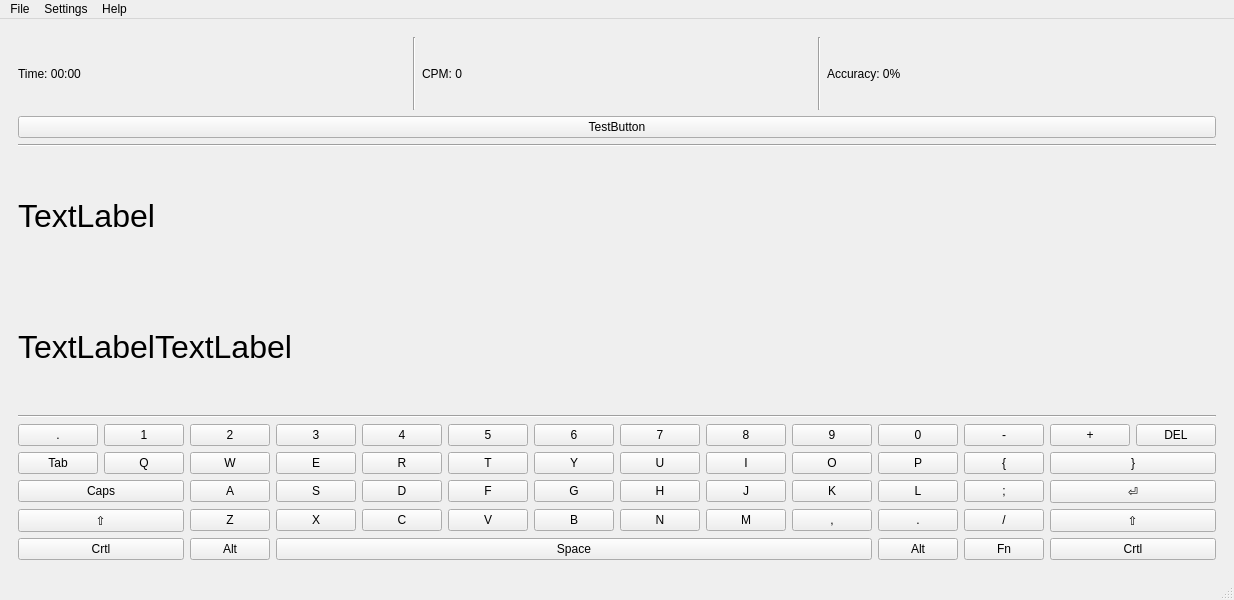
<?xml version="1.0" encoding="UTF-8"?>
<ui version="4.0">
 <class>MainWindow</class>
 <widget class="QMainWindow" name="MainWindow">
  <property name="geometry">
   <rect>
    <x>0</x>
    <y>0</y>
    <width>910</width>
    <height>600</height>
   </rect>
  </property>
  <property name="windowTitle">
   <string>MainWindow</string>
  </property>
  <widget class="QWidget" name="centralwidget">
   <layout class="QHBoxLayout" name="horizontalLayout">
    <item>
     <widget class="QStackedWidget" name="stackedWidget">
      <property name="currentIndex">
       <number>1</number>
      </property>
      <widget class="QWidget" name="page">
       <layout class="QVBoxLayout" name="verticalLayout">
        <item>
         <spacer name="verticalSpacer_4">
          <property name="orientation">
           <enum>Qt::Orientation::Vertical</enum>
          </property>
          <property name="sizeType">
           <enum>QSizePolicy::Policy::Fixed</enum>
          </property>
          <property name="sizeHint" stdset="0">
           <size>
            <width>20</width>
            <height>59</height>
           </size>
          </property>
         </spacer>
        </item>
        <item>
         <widget class="QLabel" name="lblSelect">
          <property name="font">
           <font>
            <pointsize>24</pointsize>
           </font>
          </property>
          <property name="text">
           <string>Select text to practice</string>
          </property>
         </widget>
        </item>
        <item>
         <spacer name="verticalSpacer_3">
          <property name="orientation">
           <enum>Qt::Orientation::Vertical</enum>
          </property>
          <property name="sizeType">
           <enum>QSizePolicy::Policy::Fixed</enum>
          </property>
          <property name="sizeHint" stdset="0">
           <size>
            <width>20</width>
            <height>0</height>
           </size>
          </property>
         </spacer>
        </item>
        <item>
         <spacer name="verticalSpacer_2">
          <property name="orientation">
           <enum>Qt::Orientation::Vertical</enum>
          </property>
          <property name="sizeType">
           <enum>QSizePolicy::Policy::Fixed</enum>
          </property>
          <property name="sizeHint" stdset="0">
           <size>
            <width>20</width>
            <height>43</height>
           </size>
          </property>
         </spacer>
        </item>
        <item>
         <widget class="QComboBox" name="selectText">
          <property name="font">
           <font>
            <pointsize>18</pointsize>
           </font>
          </property>
          <item>
           <property name="text">
            <string>Starter text</string>
           </property>
          </item>
          <item>
           <property name="text">
            <string>Numbers and symbols</string>
           </property>
          </item>
          <item>
           <property name="text">
            <string>Common words part 1</string>
           </property>
          </item>
          <item>
           <property name="text">
            <string>Common words part 2</string>
           </property>
          </item>
          <item>
           <property name="text">
            <string>Python code sample</string>
           </property>
          </item>
          <item>
           <property name="text">
            <string>Random text</string>
           </property>
          </item>
         </widget>
        </item>
        <item>
         <spacer name="verticalSpacer_5">
          <property name="orientation">
           <enum>Qt::Orientation::Vertical</enum>
          </property>
          <property name="sizeHint" stdset="0">
           <size>
            <width>20</width>
            <height>40</height>
           </size>
          </property>
         </spacer>
        </item>
        <item>
         <widget class="QLabel" name="label">
          <property name="font">
           <font>
            <pointsize>16</pointsize>
            <bold>false</bold>
           </font>
          </property>
          <property name="layoutDirection">
           <enum>Qt::LayoutDirection::LeftToRight</enum>
          </property>
          <property name="text">
           <string>Simple text training texts which will show and upgrade your type skills</string>
          </property>
         </widget>
        </item>
        <item>
         <spacer name="verticalSpacer">
          <property name="orientation">
           <enum>Qt::Orientation::Vertical</enum>
          </property>
          <property name="sizeHint" stdset="0">
           <size>
            <width>20</width>
            <height>40</height>
           </size>
          </property>
         </spacer>
        </item>
        <item>
         <layout class="QHBoxLayout" name="horizontalLayout_2">
          <item>
           <widget class="QPushButton" name="btnStart">
            <property name="sizePolicy">
             <sizepolicy hsizetype="Fixed" vsizetype="Fixed">
              <horstretch>0</horstretch>
              <verstretch>0</verstretch>
             </sizepolicy>
            </property>
            <property name="minimumSize">
             <size>
              <width>200</width>
              <height>0</height>
             </size>
            </property>
            <property name="font">
             <font>
              <pointsize>24</pointsize>
             </font>
            </property>
            <property name="text">
             <string>Start Training</string>
            </property>
           </widget>
          </item>
         </layout>
        </item>
       </layout>
      </widget>
      <widget class="QWidget" name="page_2">
       <layout class="QVBoxLayout" name="verticalLayout_2">
        <item>
         <layout class="QHBoxLayout" name="horizontalLayout_4">
          <property name="rightMargin">
           <number>0</number>
          </property>
          <property name="bottomMargin">
           <number>0</number>
          </property>
          <item>
           <widget class="QLabel" name="lblTimeNow">
            <property name="text">
             <string>Time: 00:00</string>
            </property>
            <property name="alignment">
             <set>Qt::AlignmentFlag::AlignLeading|Qt::AlignmentFlag::AlignLeft|Qt::AlignmentFlag::AlignVCenter</set>
            </property>
           </widget>
          </item>
          <item>
           <widget class="Line" name="line_4">
            <property name="orientation">
             <enum>Qt::Orientation::Vertical</enum>
            </property>
           </widget>
          </item>
          <item>
           <widget class="QLabel" name="lblSpeedNow">
            <property name="text">
             <string>CPM: 0</string>
            </property>
           </widget>
          </item>
          <item>
           <widget class="Line" name="line_5">
            <property name="orientation">
             <enum>Qt::Orientation::Vertical</enum>
            </property>
           </widget>
          </item>
          <item>
           <widget class="QLabel" name="lblAccuracyNow">
            <property name="text">
             <string>Accuracy: 0%</string>
            </property>
           </widget>
          </item>
         </layout>
        </item>
        <item>
         <widget class="QPushButton" name="btnTestAdvance">
          <property name="text">
           <string>TestButton</string>
          </property>
         </widget>
        </item>
        <item>
         <widget class="Line" name="line">
          <property name="orientation">
           <enum>Qt::Orientation::Horizontal</enum>
          </property>
         </widget>
        </item>
        <item>
         <widget class="QLabel" name="labelPreviousLine">
          <property name="sizePolicy">
           <sizepolicy hsizetype="Expanding" vsizetype="Fixed">
            <horstretch>0</horstretch>
            <verstretch>250</verstretch>
           </sizepolicy>
          </property>
          <property name="minimumSize">
           <size>
            <width>0</width>
            <height>125</height>
           </size>
          </property>
          <property name="font">
           <font>
            <pointsize>24</pointsize>
           </font>
          </property>
          <property name="autoFillBackground">
           <bool>false</bool>
          </property>
          <property name="text">
           <string>TextLabel</string>
          </property>
          <property name="scaledContents">
           <bool>false</bool>
          </property>
         </widget>
        </item>
        <item>
         <layout class="QHBoxLayout" name="horizontalLayout_3">
          <property name="spacing">
           <number>0</number>
          </property>
          <item>
           <widget class="QLabel" name="labelPassedText">
            <property name="sizePolicy">
             <sizepolicy hsizetype="Maximum" vsizetype="Maximum">
              <horstretch>0</horstretch>
              <verstretch>0</verstretch>
             </sizepolicy>
            </property>
            <property name="minimumSize">
             <size>
              <width>0</width>
              <height>125</height>
             </size>
            </property>
            <property name="font">
             <font>
              <pointsize>24</pointsize>
             </font>
            </property>
            <property name="text">
             <string>TextLabel</string>
            </property>
           </widget>
          </item>
          <item>
           <widget class="QLabel" name="labelRemainingText">
            <property name="font">
             <font>
              <pointsize>24</pointsize>
             </font>
            </property>
            <property name="text">
             <string>TextLabel</string>
            </property>
           </widget>
          </item>
         </layout>
        </item>
        <item>
         <widget class="Line" name="line_2">
          <property name="orientation">
           <enum>Qt::Orientation::Horizontal</enum>
          </property>
         </widget>
        </item>
        <item>
         <layout class="QGridLayout" name="gridKeyboard">
          <item row="0" column="9">
           <widget class="QPushButton" name="pushButton_8">
            <property name="text">
             <string>9</string>
            </property>
           </widget>
          </item>
          <item row="3" column="8">
           <widget class="QPushButton" name="pushButton_47">
            <property name="text">
             <string>M</string>
            </property>
           </widget>
          </item>
          <item row="0" column="13">
           <widget class="QPushButton" name="pushButton_12">
            <property name="text">
             <string>DEL</string>
            </property>
           </widget>
          </item>
          <item row="0" column="2">
           <widget class="QPushButton" name="pushButton_3">
            <property name="text">
             <string>2</string>
            </property>
           </widget>
          </item>
          <item row="1" column="5">
           <widget class="QPushButton" name="pushButton_20">
            <property name="text">
             <string>T</string>
            </property>
           </widget>
          </item>
          <item row="2" column="3">
           <widget class="QPushButton" name="pushButton_30">
            <property name="text">
             <string>S</string>
            </property>
           </widget>
          </item>
          <item row="2" column="12" colspan="2">
           <widget class="QPushButton" name="pushButton_39">
            <property name="text">
             <string>⏎</string>
            </property>
           </widget>
          </item>
          <item row="2" column="6">
           <widget class="QPushButton" name="pushButton_33">
            <property name="text">
             <string>G</string>
            </property>
           </widget>
          </item>
          <item row="0" column="8">
           <widget class="QPushButton" name="pushButton_7">
            <property name="text">
             <string>8</string>
            </property>
           </widget>
          </item>
          <item row="4" column="10">
           <widget class="QPushButton" name="pushButton_55">
            <property name="text">
             <string>Alt</string>
            </property>
           </widget>
          </item>
          <item row="0" column="6">
           <widget class="QPushButton" name="pushButton_13">
            <property name="text">
             <string>6</string>
            </property>
           </widget>
          </item>
          <item row="0" column="10">
           <widget class="QPushButton" name="pushButton_9">
            <property name="text">
             <string>0</string>
            </property>
           </widget>
          </item>
          <item row="1" column="8">
           <widget class="QPushButton" name="pushButton_23">
            <property name="text">
             <string>I</string>
            </property>
           </widget>
          </item>
          <item row="3" column="4">
           <widget class="QPushButton" name="pushButton_43">
            <property name="text">
             <string>C</string>
            </property>
           </widget>
          </item>
          <item row="3" column="2">
           <widget class="QPushButton" name="pushButton_41">
            <property name="text">
             <string>Z</string>
            </property>
           </widget>
          </item>
          <item row="1" column="1">
           <widget class="QPushButton" name="pushButton_15">
            <property name="text">
             <string>Q</string>
            </property>
           </widget>
          </item>
          <item row="2" column="7">
           <widget class="QPushButton" name="pushButton_34">
            <property name="text">
             <string>H</string>
            </property>
           </widget>
          </item>
          <item row="3" column="11">
           <widget class="QPushButton" name="pushButton_50">
            <property name="text">
             <string>/</string>
            </property>
           </widget>
          </item>
          <item row="0" column="4">
           <widget class="QPushButton" name="pushButton_5">
            <property name="text">
             <string>4</string>
            </property>
           </widget>
          </item>
          <item row="0" column="7">
           <widget class="QPushButton" name="pushButton_14">
            <property name="text">
             <string>7</string>
            </property>
           </widget>
          </item>
          <item row="1" column="2">
           <widget class="QPushButton" name="pushButton_17">
            <property name="text">
             <string>W</string>
            </property>
           </widget>
          </item>
          <item row="2" column="10">
           <widget class="QPushButton" name="pushButton_37">
            <property name="text">
             <string>L</string>
            </property>
           </widget>
          </item>
          <item row="0" column="3">
           <widget class="QPushButton" name="pushButton_4">
            <property name="text">
             <string>3</string>
            </property>
           </widget>
          </item>
          <item row="2" column="4">
           <widget class="QPushButton" name="pushButton_31">
            <property name="text">
             <string>D</string>
            </property>
           </widget>
          </item>
          <item row="2" column="8">
           <widget class="QPushButton" name="pushButton_35">
            <property name="text">
             <string>J</string>
            </property>
           </widget>
          </item>
          <item row="1" column="10">
           <widget class="QPushButton" name="pushButton_25">
            <property name="text">
             <string>P</string>
            </property>
           </widget>
          </item>
          <item row="4" column="11">
           <widget class="QPushButton" name="pushButton_57">
            <property name="text">
             <string>Fn</string>
            </property>
           </widget>
          </item>
          <item row="3" column="3">
           <widget class="QPushButton" name="pushButton_42">
            <property name="text">
             <string>X</string>
            </property>
           </widget>
          </item>
          <item row="2" column="5">
           <widget class="QPushButton" name="pushButton_32">
            <property name="text">
             <string>F</string>
            </property>
           </widget>
          </item>
          <item row="1" column="6">
           <widget class="QPushButton" name="pushButton_21">
            <property name="text">
             <string>Y</string>
            </property>
           </widget>
          </item>
          <item row="0" column="12">
           <widget class="QPushButton" name="pushButton_11">
            <property name="sizePolicy">
             <sizepolicy hsizetype="Fixed" vsizetype="Fixed">
              <horstretch>0</horstretch>
              <verstretch>0</verstretch>
             </sizepolicy>
            </property>
            <property name="minimumSize">
             <size>
              <width>0</width>
              <height>0</height>
             </size>
            </property>
            <property name="maximumSize">
             <size>
              <width>16777215</width>
              <height>16777215</height>
             </size>
            </property>
            <property name="font">
             <font>
              <pointsize>9</pointsize>
             </font>
            </property>
            <property name="text">
             <string>+</string>
            </property>
            <property name="iconSize">
             <size>
              <width>16</width>
              <height>16</height>
             </size>
            </property>
           </widget>
          </item>
          <item row="0" column="11">
           <widget class="QPushButton" name="pushButton_10">
            <property name="text">
             <string>-</string>
            </property>
           </widget>
          </item>
          <item row="3" column="6">
           <widget class="QPushButton" name="pushButton_45">
            <property name="text">
             <string>B</string>
            </property>
           </widget>
          </item>
          <item row="3" column="9">
           <widget class="QPushButton" name="pushButton_48">
            <property name="text">
             <string>,</string>
            </property>
           </widget>
          </item>
          <item row="4" column="2">
           <widget class="QPushButton" name="pushButton_53">
            <property name="text">
             <string>Alt</string>
            </property>
           </widget>
          </item>
          <item row="1" column="3">
           <widget class="QPushButton" name="pushButton_18">
            <property name="text">
             <string>E</string>
            </property>
           </widget>
          </item>
          <item row="0" column="1">
           <widget class="QPushButton" name="pushButton_2">
            <property name="text">
             <string>1</string>
            </property>
           </widget>
          </item>
          <item row="3" column="7">
           <widget class="QPushButton" name="pushButton_46">
            <property name="text">
             <string>N</string>
            </property>
           </widget>
          </item>
          <item row="2" column="2">
           <widget class="QPushButton" name="pushButton_29">
            <property name="text">
             <string>A</string>
            </property>
           </widget>
          </item>
          <item row="1" column="9">
           <widget class="QPushButton" name="pushButton_24">
            <property name="text">
             <string>O</string>
            </property>
           </widget>
          </item>
          <item row="1" column="12" colspan="2">
           <widget class="QPushButton" name="pushButton_27">
            <property name="text">
             <string>}</string>
            </property>
           </widget>
          </item>
          <item row="4" column="3" colspan="7">
           <widget class="QPushButton" name="pushButton_54">
            <property name="text">
             <string>Space</string>
            </property>
           </widget>
          </item>
          <item row="3" column="0" colspan="2">
           <widget class="QPushButton" name="pushButton_40">
            <property name="text">
             <string>⇧</string>
            </property>
           </widget>
          </item>
          <item row="3" column="10">
           <widget class="QPushButton" name="pushButton_49">
            <property name="text">
             <string>.</string>
            </property>
           </widget>
          </item>
          <item row="3" column="5">
           <widget class="QPushButton" name="pushButton_44">
            <property name="text">
             <string>V</string>
            </property>
           </widget>
          </item>
          <item row="1" column="7">
           <widget class="QPushButton" name="pushButton_22">
            <property name="text">
             <string>U</string>
            </property>
           </widget>
          </item>
          <item row="0" column="5">
           <widget class="QPushButton" name="pushButton_6">
            <property name="text">
             <string>5</string>
            </property>
           </widget>
          </item>
          <item row="4" column="0" colspan="2">
           <widget class="QPushButton" name="pushButton_52">
            <property name="text">
             <string>Crtl</string>
            </property>
           </widget>
          </item>
          <item row="1" column="11">
           <widget class="QPushButton" name="pushButton_26">
            <property name="text">
             <string>{</string>
            </property>
           </widget>
          </item>
          <item row="2" column="9">
           <widget class="QPushButton" name="pushButton_36">
            <property name="text">
             <string>K</string>
            </property>
           </widget>
          </item>
          <item row="0" column="0">
           <widget class="QPushButton" name="pushButton">
            <property name="text">
             <string>.</string>
            </property>
           </widget>
          </item>
          <item row="4" column="12" colspan="2">
           <widget class="QPushButton" name="pushButton_56">
            <property name="text">
             <string>Crtl</string>
            </property>
           </widget>
          </item>
          <item row="2" column="11">
           <widget class="QPushButton" name="pushButton_38">
            <property name="text">
             <string>;</string>
            </property>
           </widget>
          </item>
          <item row="3" column="12" colspan="2">
           <widget class="QPushButton" name="pushButton_51">
            <property name="text">
             <string>⇧</string>
            </property>
           </widget>
          </item>
          <item row="1" column="4">
           <widget class="QPushButton" name="pushButton_19">
            <property name="text">
             <string>R</string>
            </property>
           </widget>
          </item>
          <item row="1" column="0">
           <widget class="QPushButton" name="pushButton_16">
            <property name="text">
             <string>Tab</string>
            </property>
           </widget>
          </item>
          <item row="2" column="0" colspan="2">
           <widget class="QPushButton" name="pushButton_28">
            <property name="text">
             <string>Caps</string>
            </property>
           </widget>
          </item>
         </layout>
        </item>
       </layout>
      </widget>
      <widget class="QWidget" name="page_3">
       <layout class="QVBoxLayout" name="verticalLayout_3">
        <item>
         <widget class="QLabel" name="lblSessionResult">
          <property name="font">
           <font>
            <pointsize>24</pointsize>
           </font>
          </property>
          <property name="text">
           <string>Session Results</string>
          </property>
         </widget>
        </item>
        <item>
         <layout class="QHBoxLayout" name="horizontalLayout_6">
          <item>
           <layout class="QVBoxLayout" name="verticalLayout_8">
            <item>
             <layout class="QVBoxLayout" name="verticalLayout_9">
              <item>
               <widget class="QLabel" name="lblTime">
                <property name="font">
                 <font>
                  <pointsize>14</pointsize>
                 </font>
                </property>
                <property name="text">
                 <string>Time</string>
                </property>
                <property name="alignment">
                 <set>Qt::AlignmentFlag::AlignCenter</set>
                </property>
               </widget>
              </item>
              <item>
               <widget class="Line" name="line_6">
                <property name="orientation">
                 <enum>Qt::Orientation::Horizontal</enum>
                </property>
               </widget>
              </item>
              <item>
               <widget class="QLabel" name="TimeResult">
                <property name="font">
                 <font>
                  <pointsize>14</pointsize>
                 </font>
                </property>
                <property name="text">
                 <string>TextLabel</string>
                </property>
                <property name="alignment">
                 <set>Qt::AlignmentFlag::AlignCenter</set>
                </property>
               </widget>
              </item>
             </layout>
            </item>
           </layout>
          </item>
          <item>
           <layout class="QVBoxLayout" name="verticalLayout_7">
            <item>
             <layout class="QVBoxLayout" name="verticalLayout_10">
              <item>
               <widget class="QLabel" name="lblSpeed">
                <property name="font">
                 <font>
                  <pointsize>14</pointsize>
                 </font>
                </property>
                <property name="text">
                 <string>Speed</string>
                </property>
                <property name="alignment">
                 <set>Qt::AlignmentFlag::AlignCenter</set>
                </property>
               </widget>
              </item>
              <item>
               <widget class="Line" name="line_7">
                <property name="orientation">
                 <enum>Qt::Orientation::Horizontal</enum>
                </property>
               </widget>
              </item>
              <item>
               <widget class="QLabel" name="SpeedResult">
                <property name="font">
                 <font>
                  <pointsize>14</pointsize>
                 </font>
                </property>
                <property name="text">
                 <string>TextLabel</string>
                </property>
                <property name="alignment">
                 <set>Qt::AlignmentFlag::AlignCenter</set>
                </property>
               </widget>
              </item>
             </layout>
            </item>
           </layout>
          </item>
          <item>
           <layout class="QVBoxLayout" name="verticalLayout_5">
            <item>
             <layout class="QVBoxLayout" name="verticalLayout_6">
              <item>
               <widget class="QLabel" name="lblAccuracy">
                <property name="font">
                 <font>
                  <pointsize>14</pointsize>
                 </font>
                </property>
                <property name="text">
                 <string>Accuracy</string>
                </property>
                <property name="alignment">
                 <set>Qt::AlignmentFlag::AlignCenter</set>
                </property>
               </widget>
              </item>
              <item>
               <widget class="Line" name="line_3">
                <property name="orientation">
                 <enum>Qt::Orientation::Horizontal</enum>
                </property>
               </widget>
              </item>
              <item>
               <widget class="QLabel" name="AccuracyResult">
                <property name="font">
                 <font>
                  <pointsize>14</pointsize>
                 </font>
                </property>
                <property name="text">
                 <string>TextLabel</string>
                </property>
                <property name="alignment">
                 <set>Qt::AlignmentFlag::AlignCenter</set>
                </property>
               </widget>
              </item>
             </layout>
            </item>
           </layout>
          </item>
         </layout>
        </item>
        <item>
         <spacer name="verticalSpacer_6">
          <property name="orientation">
           <enum>Qt::Orientation::Vertical</enum>
          </property>
          <property name="sizeType">
           <enum>QSizePolicy::Policy::Fixed</enum>
          </property>
          <property name="sizeHint" stdset="0">
           <size>
            <width>20</width>
            <height>216</height>
           </size>
          </property>
         </spacer>
        </item>
        <item>
         <widget class="Line" name="line_8">
          <property name="orientation">
           <enum>Qt::Orientation::Horizontal</enum>
          </property>
         </widget>
        </item>
        <item>
         <layout class="QHBoxLayout" name="horizontalLayout_8">
          <item>
           <spacer name="horizontalSpacer">
            <property name="orientation">
             <enum>Qt::Orientation::Horizontal</enum>
            </property>
            <property name="sizeType">
             <enum>QSizePolicy::Policy::Fixed</enum>
            </property>
            <property name="sizeHint" stdset="0">
             <size>
              <width>250</width>
              <height>20</height>
             </size>
            </property>
           </spacer>
          </item>
          <item>
           <widget class="QPushButton" name="btnRestart">
            <property name="font">
             <font>
              <pointsize>14</pointsize>
             </font>
            </property>
            <property name="text">
             <string>Restart Training</string>
            </property>
           </widget>
          </item>
          <item>
           <widget class="QPushButton" name="btnRetutn">
            <property name="font">
             <font>
              <pointsize>14</pointsize>
             </font>
            </property>
            <property name="text">
             <string>Return to main</string>
            </property>
           </widget>
          </item>
          <item>
           <spacer name="horizontalSpacer_2">
            <property name="orientation">
             <enum>Qt::Orientation::Horizontal</enum>
            </property>
            <property name="sizeType">
             <enum>QSizePolicy::Policy::Fixed</enum>
            </property>
            <property name="sizeHint" stdset="0">
             <size>
              <width>250</width>
              <height>20</height>
             </size>
            </property>
           </spacer>
          </item>
         </layout>
        </item>
       </layout>
      </widget>
     </widget>
    </item>
   </layout>
  </widget>
  <widget class="QMenuBar" name="menubar">
   <property name="geometry">
    <rect>
     <x>0</x>
     <y>0</y>
     <width>910</width>
     <height>25</height>
    </rect>
   </property>
   <widget class="QMenu" name="menuFile">
    <property name="title">
     <string>File</string>
    </property>
    <addaction name="actionExit"/>
   </widget>
   <widget class="QMenu" name="menuhelp">
    <property name="title">
     <string>Help</string>
    </property>
    <addaction name="actionAbout"/>
   </widget>
   <widget class="QMenu" name="menuSettings">
    <property name="title">
     <string>Settings</string>
    </property>
   </widget>
   <addaction name="menuFile"/>
   <addaction name="menuSettings"/>
   <addaction name="menuhelp"/>
  </widget>
  <widget class="QStatusBar" name="statusbar"/>
  <action name="actionAbout">
   <property name="text">
    <string>About</string>
   </property>
  </action>
  <action name="actionExit">
   <property name="text">
    <string>Exit</string>
   </property>
  </action>
 </widget>
 <resources/>
 <connections/>
</ui>
